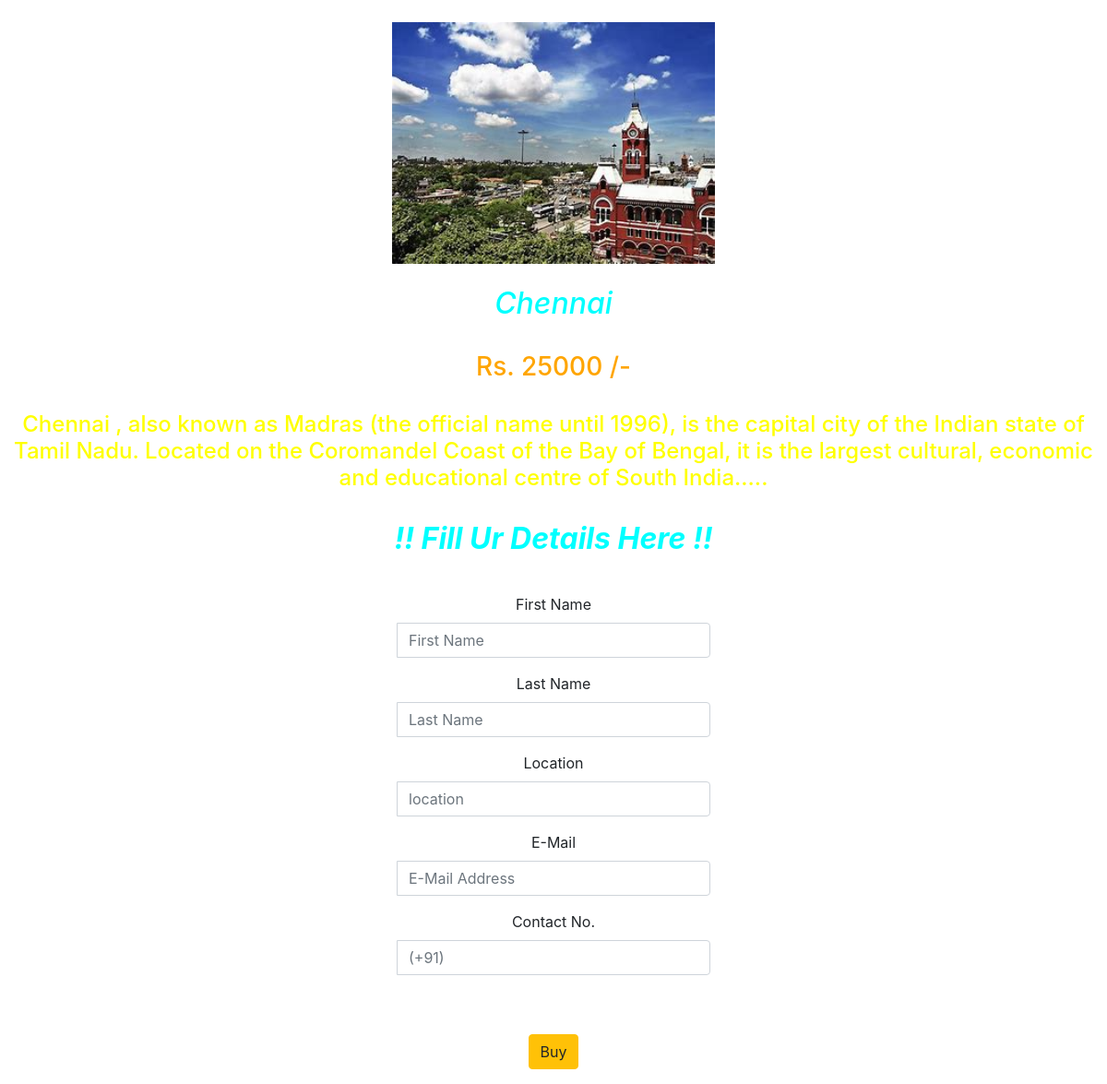
The page /mumbai/3 on the database its author committed.
### newapp/models.py (models this page shows)
class Destination(models.Model):
    name=models.CharField(max_length=100)
    img=models.ImageField(upload_to='pics')
    desc=models.TextField()
    price=models.IntegerField()
    offer=models.BooleanField(default=False)

### newapp/views.py (the view)
# urls.py: path('mumbai/<int:id>',views.news,name='mumbai'),
def news(request,id):
    data=Destination.objects.get(id=id)
    return render(request,'mumbai.html',{"data":data})

### newapp/templates/mumbai.html (shortened to what this page needs)
<!doctype html>
<html lang="en" xmlns="http://www.w3.org/1999/html" xmlns="http://www.w3.org/1999/html"
      xmlns="http://www.w3.org/1999/html" xmlns="http://www.w3.org/1999/html">
  <head>
    <link rel="stylesheet" href="https://maxcdn.bootstrapcdn.com/bootstrap/4.0.0/css/bootstrap.min.css">
  </head>
  <body>
  <center>
    <br>
    <img src="{{data.img.url}}" class="img-fluid" alt="Responsive image" width="350" border="3px solid"><br><br>
  <div><h2>{{data.name}}</h2></div><br>
  <div><h3> Rs. {{data.price}} /-</h3></div><br>
    <div><h4>{{data.desc}}</h4></div><br>
    <div class="container">
    <form class="well form-horizontal" action="/" method="post"  id="contact_form">
<fieldset>
<legend><center><h2><b>!! Fill Ur Details Here !!</b></h2></center></legend><br>
<div class="form-group">
  <label class="col-md-4 control-label">First Name</label>
  <div class="col-md-4 inputGroupContainer">
  <div class="input-group">
  <input  name="firstname" placeholder="First Name" class="form-control"  type="text">
    </div>
  </div>
</div>
<div class="form-group">
  <label class="col-md-4 control-label" >Last Name</label>
    <div class="col-md-4 inputGroupContainer">
    <div class="input-group">
  <input name="lastname" placeholder="Last Name" class="form-control"  type="text">
    </div>
  </div>
</div>
<div class="form-group">
  <label class="col-md-4 control-label" >Location</label>
    <div class="col-md-4 inputGroupContainer">
    <div class="input-group">
  <input name="address" placeholder="location" class="form-control"  type="text">
    </div>
  </div>
</div>
       <div class="form-group">
  <label class="col-md-4 control-label">E-Mail</label>
    <div class="col-md-4 inputGroupContainer">
    <div class="input-group">
  <input name="email" placeholder="E-Mail Address" class="form-control"  type="text">
    </div>
  </div>
</div>
<div class="form-group">
  <label class="col-md-4 control-label">Contact No.</label>
    <div class="col-md-4 inputGroupContainer">
    <div class="input-group">
  <input name="contact" placeholder="(+91)" class="form-control" type="text">
    </div>
  </div>
</div>
<div class="form-group">
  <label class="col-md-4 control-label"></label>
  <div class="col-md-4"><br><button type="submit" class="btn btn-warning" >Buy</button>
  </div>
</div>
</fieldset>
</form>
</div>
  </center>
  </body>
</html>

### newapp/templates/mumbai.html (style rules this page uses)
body { background-image:url('https://www.pixelstalk.net/wp-content/uploads/2016/08/HD-World-Travel-Desktop-Background.jpg'); }
h2 { color:cyan; font-style: italic; }
h3 { color:orange; }
h4 { color:yellow; }

### rows shown on the page
Destination: img (picture), name "Chennai", price "25000", desc "Chennai , also known as Madras (the official name until 1996), is the capital city of the Indian state of Tamil Nadu. Located on the Coromandel Coast of the Bay of Bengal, it is the largest cultural, economic and educational centre of South India....."
